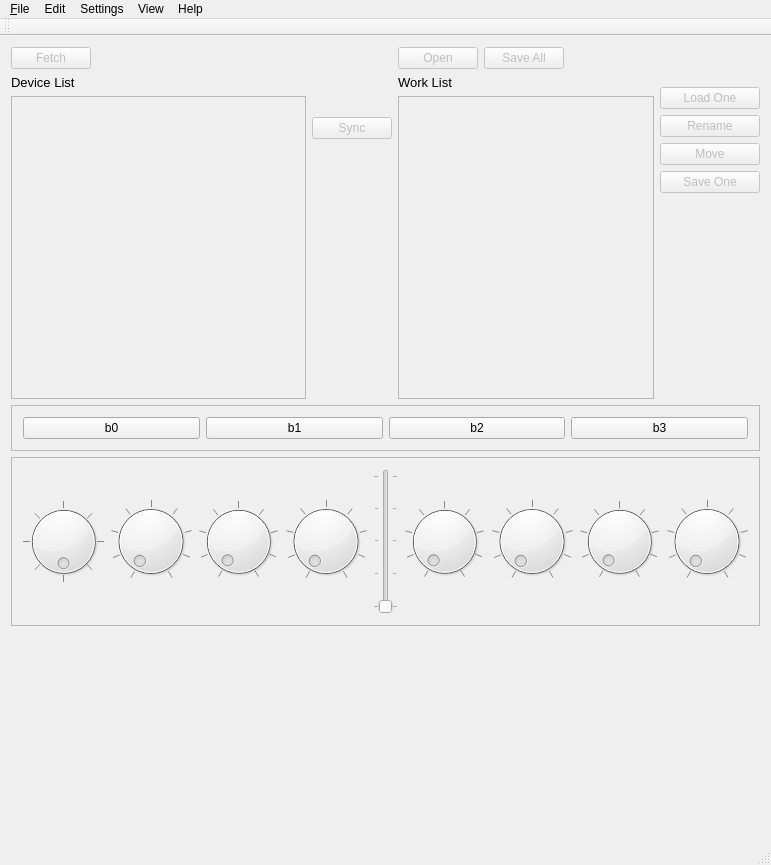
<?xml version="1.0" encoding="UTF-8"?>
<ui version="4.0">
 <class>DcPresetLibClass</class>
 <widget class="QMainWindow" name="DcPresetLibClass">
  <property name="geometry">
   <rect>
    <x>0</x>
    <y>0</y>
    <width>771</width>
    <height>865</height>
   </rect>
  </property>
  <property name="windowTitle">
   <string/>
  </property>
  <widget class="QWidget" name="centralWidget">
   <layout class="QVBoxLayout" name="verticalLayout_3">
    <item>
     <layout class="QHBoxLayout" name="horizontalLayout_4">
      <item>
       <layout class="QVBoxLayout" name="verticalLayout">
        <item>
         <layout class="QHBoxLayout" name="horizontalLayout">
          <item>
           <widget class="QPushButton" name="fetchButton">
            <property name="enabled">
             <bool>false</bool>
            </property>
            <property name="text">
             <string>Fetch</string>
            </property>
           </widget>
          </item>
          <item>
           <spacer name="horizontalSpacer">
            <property name="orientation">
             <enum>Qt::Horizontal</enum>
            </property>
            <property name="sizeType">
             <enum>QSizePolicy::Expanding</enum>
            </property>
            <property name="sizeHint" stdset="0">
             <size>
              <width>40</width>
              <height>20</height>
             </size>
            </property>
           </spacer>
          </item>
         </layout>
        </item>
        <item>
         <widget class="QLabel" name="label_2">
          <property name="font">
           <font>
            <pointsize>10</pointsize>
           </font>
          </property>
          <property name="text">
           <string>Device List</string>
          </property>
         </widget>
        </item>
        <item>
         <widget class="QListWidget" name="deviceList">
          <property name="enabled">
           <bool>false</bool>
          </property>
          <property name="sizePolicy">
           <sizepolicy hsizetype="Minimum" vsizetype="Expanding">
            <horstretch>0</horstretch>
            <verstretch>0</verstretch>
           </sizepolicy>
          </property>
          <property name="minimumSize">
           <size>
            <width>256</width>
            <height>0</height>
           </size>
          </property>
          <property name="focusPolicy">
           <enum>Qt::NoFocus</enum>
          </property>
          <property name="editTriggers">
           <set>QAbstractItemView::NoEditTriggers</set>
          </property>
          <property name="showDropIndicator" stdset="0">
           <bool>false</bool>
          </property>
          <property name="selectionMode">
           <enum>QAbstractItemView::NoSelection</enum>
          </property>
          <property name="textElideMode">
           <enum>Qt::ElideNone</enum>
          </property>
          <property name="selectionRectVisible">
           <bool>false</bool>
          </property>
         </widget>
        </item>
       </layout>
      </item>
      <item>
       <layout class="QVBoxLayout" name="syncVerticalLayout">
        <item>
         <spacer name="verticalSpacer_5">
          <property name="orientation">
           <enum>Qt::Vertical</enum>
          </property>
          <property name="sizeType">
           <enum>QSizePolicy::Fixed</enum>
          </property>
          <property name="sizeHint" stdset="0">
           <size>
            <width>20</width>
            <height>70</height>
           </size>
          </property>
         </spacer>
        </item>
        <item>
         <layout class="QVBoxLayout" name="verticalLayout_5">
          <item>
           <widget class="QPushButton" name="syncButton">
            <property name="enabled">
             <bool>false</bool>
            </property>
            <property name="sizePolicy">
             <sizepolicy hsizetype="Maximum" vsizetype="Fixed">
              <horstretch>0</horstretch>
              <verstretch>0</verstretch>
             </sizepolicy>
            </property>
            <property name="text">
             <string>Sync</string>
            </property>
            <property name="icon">
             <iconset resource="dcpl.qrc">
              <normaloff>:/images/res/sync_arrow.png</normaloff>:/images/res/sync_arrow.png</iconset>
            </property>
           </widget>
          </item>
          <item>
           <spacer name="verticalSpacer">
            <property name="orientation">
             <enum>Qt::Vertical</enum>
            </property>
            <property name="sizeHint" stdset="0">
             <size>
              <width>20</width>
              <height>40</height>
             </size>
            </property>
           </spacer>
          </item>
         </layout>
        </item>
        <item>
         <spacer name="verticalSpacer_2">
          <property name="orientation">
           <enum>Qt::Vertical</enum>
          </property>
          <property name="sizeType">
           <enum>QSizePolicy::Preferred</enum>
          </property>
          <property name="sizeHint" stdset="0">
           <size>
            <width>20</width>
            <height>40</height>
           </size>
          </property>
         </spacer>
        </item>
       </layout>
      </item>
      <item>
       <layout class="QHBoxLayout" name="horizontalLayout_3">
        <item>
         <layout class="QVBoxLayout" name="workListVerticalLayout">
          <item>
           <layout class="QHBoxLayout" name="horizontalLayout_2">
            <item>
             <widget class="QPushButton" name="openButton">
              <property name="enabled">
               <bool>false</bool>
              </property>
              <property name="text">
               <string>Open</string>
              </property>
             </widget>
            </item>
            <item>
             <widget class="QPushButton" name="saveButton">
              <property name="enabled">
               <bool>false</bool>
              </property>
              <property name="text">
               <string>Save All</string>
              </property>
             </widget>
            </item>
            <item>
             <spacer name="horizontalSpacer_2">
              <property name="orientation">
               <enum>Qt::Horizontal</enum>
              </property>
              <property name="sizeHint" stdset="0">
               <size>
                <width>40</width>
                <height>20</height>
               </size>
              </property>
             </spacer>
            </item>
           </layout>
          </item>
          <item>
           <widget class="QLabel" name="label_3">
            <property name="font">
             <font>
              <pointsize>10</pointsize>
             </font>
            </property>
            <property name="text">
             <string>Work List</string>
            </property>
           </widget>
          </item>
          <item>
           <widget class="DcListWidget" name="workList">
            <property name="enabled">
             <bool>false</bool>
            </property>
            <property name="sizePolicy">
             <sizepolicy hsizetype="Minimum" vsizetype="Expanding">
              <horstretch>0</horstretch>
              <verstretch>0</verstretch>
             </sizepolicy>
            </property>
            <property name="minimumSize">
             <size>
              <width>256</width>
              <height>0</height>
             </size>
            </property>
            <property name="editTriggers">
             <set>QAbstractItemView::CurrentChanged|QAbstractItemView::DoubleClicked|QAbstractItemView::EditKeyPressed</set>
            </property>
            <property name="selectionMode">
             <enum>QAbstractItemView::SingleSelection</enum>
            </property>
           </widget>
          </item>
         </layout>
        </item>
        <item>
         <layout class="QVBoxLayout" name="verticalLayout_2">
          <item>
           <spacer name="verticalSpacer_4">
            <property name="orientation">
             <enum>Qt::Vertical</enum>
            </property>
            <property name="sizeType">
             <enum>QSizePolicy::Fixed</enum>
            </property>
            <property name="sizeHint" stdset="0">
             <size>
              <width>20</width>
              <height>40</height>
             </size>
            </property>
           </spacer>
          </item>
          <item>
           <layout class="QVBoxLayout" name="verticalLayout_6">
            <item>
             <widget class="QPushButton" name="loadOneButton">
              <property name="enabled">
               <bool>false</bool>
              </property>
              <property name="text">
               <string>Load One</string>
              </property>
             </widget>
            </item>
            <item>
             <widget class="QPushButton" name="renameButton">
              <property name="enabled">
               <bool>false</bool>
              </property>
              <property name="text">
               <string>Rename</string>
              </property>
             </widget>
            </item>
            <item>
             <widget class="QPushButton" name="moveButton">
              <property name="enabled">
               <bool>false</bool>
              </property>
              <property name="text">
               <string>Move</string>
              </property>
             </widget>
            </item>
            <item>
             <widget class="QPushButton" name="saveOneButton">
              <property name="enabled">
               <bool>false</bool>
              </property>
              <property name="text">
               <string>Save One</string>
              </property>
             </widget>
            </item>
            <item>
             <spacer name="verticalSpacer_6">
              <property name="orientation">
               <enum>Qt::Vertical</enum>
              </property>
              <property name="sizeHint" stdset="0">
               <size>
                <width>20</width>
                <height>40</height>
               </size>
              </property>
             </spacer>
            </item>
           </layout>
          </item>
          <item>
           <spacer name="verticalSpacer_3">
            <property name="orientation">
             <enum>Qt::Vertical</enum>
            </property>
            <property name="sizeType">
             <enum>QSizePolicy::Minimum</enum>
            </property>
            <property name="sizeHint" stdset="0">
             <size>
              <width>20</width>
              <height>40</height>
             </size>
            </property>
           </spacer>
          </item>
          <item>
           <widget class="DcImgLabel" name="devImgLabel">
            <property name="enabled">
             <bool>true</bool>
            </property>
            <property name="sizePolicy">
             <sizepolicy hsizetype="Fixed" vsizetype="Fixed">
              <horstretch>0</horstretch>
              <verstretch>0</verstretch>
             </sizepolicy>
            </property>
            <property name="minimumSize">
             <size>
              <width>100</width>
              <height>100</height>
             </size>
            </property>
            <property name="frameShape">
             <enum>QFrame::NoFrame</enum>
            </property>
            <property name="frameShadow">
             <enum>QFrame::Plain</enum>
            </property>
            <property name="text">
             <string/>
            </property>
            <property name="textFormat">
             <enum>Qt::RichText</enum>
            </property>
            <property name="pixmap">
             <pixmap resource="dcpl.qrc">:/images/res/devunknown_100.png</pixmap>
            </property>
            <property name="scaledContents">
             <bool>false</bool>
            </property>
            <property name="alignment">
             <set>Qt::AlignCenter</set>
            </property>
           </widget>
          </item>
          <item>
           <widget class="QLabel" name="devInfoLabel">
            <property name="text">
             <string/>
            </property>
            <property name="alignment">
             <set>Qt::AlignCenter</set>
            </property>
           </widget>
          </item>
         </layout>
        </item>
       </layout>
      </item>
     </layout>
    </item>
    <item>
     <widget class="QFrame" name="buttonFrame">
      <property name="enabled">
       <bool>true</bool>
      </property>
      <property name="sizePolicy">
       <sizepolicy hsizetype="Preferred" vsizetype="Minimum">
        <horstretch>0</horstretch>
        <verstretch>0</verstretch>
       </sizepolicy>
      </property>
      <property name="frameShape">
       <enum>QFrame::StyledPanel</enum>
      </property>
      <property name="frameShadow">
       <enum>QFrame::Raised</enum>
      </property>
      <layout class="QHBoxLayout" name="horizontalLayout_5">
       <item>
        <widget class="QPushButton" name="pushButton">
         <property name="text">
          <string>b0</string>
         </property>
        </widget>
       </item>
       <item>
        <widget class="QPushButton" name="pushButton_2">
         <property name="text">
          <string>b1</string>
         </property>
        </widget>
       </item>
       <item>
        <widget class="QPushButton" name="pushButton_3">
         <property name="text">
          <string>b2</string>
         </property>
        </widget>
       </item>
       <item>
        <widget class="QPushButton" name="pushButton_4">
         <property name="text">
          <string>b3</string>
         </property>
        </widget>
       </item>
      </layout>
     </widget>
    </item>
    <item>
     <widget class="QFrame" name="knobFrame">
      <property name="enabled">
       <bool>true</bool>
      </property>
      <property name="sizePolicy">
       <sizepolicy hsizetype="Preferred" vsizetype="Minimum">
        <horstretch>0</horstretch>
        <verstretch>0</verstretch>
       </sizepolicy>
      </property>
      <property name="frameShape">
       <enum>QFrame::StyledPanel</enum>
      </property>
      <property name="frameShadow">
       <enum>QFrame::Raised</enum>
      </property>
      <layout class="QHBoxLayout" name="horizontalLayout_6">
       <item>
        <widget class="QDial" name="dial0">
         <property name="maximum">
          <number>127</number>
         </property>
         <property name="pageStep">
          <number>8</number>
         </property>
         <property name="invertedAppearance">
          <bool>false</bool>
         </property>
         <property name="invertedControls">
          <bool>false</bool>
         </property>
         <property name="wrapping">
          <bool>true</bool>
         </property>
         <property name="notchTarget">
          <double>16.000000000000000</double>
         </property>
         <property name="notchesVisible">
          <bool>true</bool>
         </property>
        </widget>
       </item>
       <item>
        <widget class="QDial" name="dial1">
         <property name="maximum">
          <number>127</number>
         </property>
         <property name="pageStep">
          <number>8</number>
         </property>
         <property name="invertedAppearance">
          <bool>false</bool>
         </property>
         <property name="invertedControls">
          <bool>false</bool>
         </property>
         <property name="notchTarget">
          <double>16.000000000000000</double>
         </property>
         <property name="notchesVisible">
          <bool>true</bool>
         </property>
        </widget>
       </item>
       <item>
        <widget class="QDial" name="dial2">
         <property name="maximum">
          <number>127</number>
         </property>
         <property name="pageStep">
          <number>8</number>
         </property>
         <property name="invertedAppearance">
          <bool>false</bool>
         </property>
         <property name="invertedControls">
          <bool>false</bool>
         </property>
         <property name="notchTarget">
          <double>16.000000000000000</double>
         </property>
         <property name="notchesVisible">
          <bool>true</bool>
         </property>
        </widget>
       </item>
       <item>
        <widget class="QDial" name="dial4">
         <property name="maximum">
          <number>127</number>
         </property>
         <property name="pageStep">
          <number>8</number>
         </property>
         <property name="invertedAppearance">
          <bool>false</bool>
         </property>
         <property name="invertedControls">
          <bool>false</bool>
         </property>
         <property name="notchTarget">
          <double>16.000000000000000</double>
         </property>
         <property name="notchesVisible">
          <bool>true</bool>
         </property>
        </widget>
       </item>
       <item>
        <widget class="QSlider" name="vs0">
         <property name="maximum">
          <number>127</number>
         </property>
         <property name="orientation">
          <enum>Qt::Vertical</enum>
         </property>
         <property name="tickPosition">
          <enum>QSlider::TicksBothSides</enum>
         </property>
         <property name="tickInterval">
          <number>32</number>
         </property>
        </widget>
       </item>
       <item>
        <widget class="QDial" name="dial5">
         <property name="maximum">
          <number>127</number>
         </property>
         <property name="pageStep">
          <number>8</number>
         </property>
         <property name="invertedAppearance">
          <bool>false</bool>
         </property>
         <property name="invertedControls">
          <bool>false</bool>
         </property>
         <property name="notchTarget">
          <double>16.000000000000000</double>
         </property>
         <property name="notchesVisible">
          <bool>true</bool>
         </property>
        </widget>
       </item>
       <item>
        <widget class="QDial" name="dial6">
         <property name="maximum">
          <number>127</number>
         </property>
         <property name="pageStep">
          <number>8</number>
         </property>
         <property name="invertedAppearance">
          <bool>false</bool>
         </property>
         <property name="invertedControls">
          <bool>false</bool>
         </property>
         <property name="notchTarget">
          <double>16.000000000000000</double>
         </property>
         <property name="notchesVisible">
          <bool>true</bool>
         </property>
        </widget>
       </item>
       <item>
        <widget class="QDial" name="dial7">
         <property name="maximum">
          <number>127</number>
         </property>
         <property name="pageStep">
          <number>8</number>
         </property>
         <property name="invertedAppearance">
          <bool>false</bool>
         </property>
         <property name="invertedControls">
          <bool>false</bool>
         </property>
         <property name="notchTarget">
          <double>16.000000000000000</double>
         </property>
         <property name="notchesVisible">
          <bool>true</bool>
         </property>
        </widget>
       </item>
       <item>
        <widget class="QDial" name="dial8">
         <property name="maximum">
          <number>127</number>
         </property>
         <property name="pageStep">
          <number>8</number>
         </property>
         <property name="invertedAppearance">
          <bool>false</bool>
         </property>
         <property name="invertedControls">
          <bool>false</bool>
         </property>
         <property name="notchTarget">
          <double>16.000000000000000</double>
         </property>
         <property name="notchesVisible">
          <bool>true</bool>
         </property>
        </widget>
       </item>
      </layout>
     </widget>
    </item>
    <item>
     <widget class="DcConsoleForm" name="console" native="true">
      <property name="sizePolicy">
       <sizepolicy hsizetype="Preferred" vsizetype="Expanding">
        <horstretch>0</horstretch>
        <verstretch>0</verstretch>
       </sizepolicy>
      </property>
      <property name="minimumSize">
       <size>
        <width>0</width>
        <height>200</height>
       </size>
      </property>
     </widget>
    </item>
   </layout>
  </widget>
  <widget class="QMenuBar" name="menuBar">
   <property name="geometry">
    <rect>
     <x>0</x>
     <y>0</y>
     <width>771</width>
     <height>21</height>
    </rect>
   </property>
   <widget class="QMenu" name="menu_File">
    <property name="title">
     <string>&amp;File</string>
    </property>
    <addaction name="actionOpen"/>
    <addaction name="actionSave"/>
    <addaction name="separator"/>
    <addaction name="actionLoad_One"/>
    <addaction name="actionSave_One"/>
    <addaction name="separator"/>
    <addaction name="actionExit"/>
   </widget>
   <widget class="QMenu" name="menuSettings">
    <property name="title">
     <string>Settings</string>
    </property>
    <addaction name="actionMIDI_Ports"/>
   </widget>
   <widget class="QMenu" name="menuEdit">
    <property name="title">
     <string>Edit</string>
    </property>
    <addaction name="actionRename"/>
    <addaction name="actionMove"/>
   </widget>
   <widget class="QMenu" name="menuHelp">
    <property name="title">
     <string>Help</string>
    </property>
    <addaction name="separator"/>
    <addaction name="actionAbout"/>
   </widget>
   <widget class="QMenu" name="menuView">
    <property name="title">
     <string>View</string>
    </property>
    <addaction name="actionShow_Console"/>
    <addaction name="actionShow_Update_Pandel"/>
   </widget>
   <addaction name="menu_File"/>
   <addaction name="menuEdit"/>
   <addaction name="menuSettings"/>
   <addaction name="menuView"/>
   <addaction name="menuHelp"/>
  </widget>
  <widget class="QToolBar" name="mainToolBar">
   <property name="enabled">
    <bool>true</bool>
   </property>
   <attribute name="toolBarArea">
    <enum>TopToolBarArea</enum>
   </attribute>
   <attribute name="toolBarBreak">
    <bool>false</bool>
   </attribute>
  </widget>
  <widget class="QStatusBar" name="statusBar"/>
  <action name="actionExit">
   <property name="text">
    <string>Exit</string>
   </property>
   <property name="shortcut">
    <string>Alt+X</string>
   </property>
  </action>
  <action name="actionMIDI_Ports">
   <property name="text">
    <string>MIDI Setup</string>
   </property>
   <property name="toolTip">
    <string>Open MIDI Settings Dialog</string>
   </property>
  </action>
  <action name="actionSync">
   <property name="text">
    <string>Sync</string>
   </property>
  </action>
  <action name="actionFetch">
   <property name="text">
    <string>Fetch</string>
   </property>
  </action>
  <action name="actionOpen">
   <property name="text">
    <string>Open</string>
   </property>
  </action>
  <action name="actionSave">
   <property name="text">
    <string>Save</string>
   </property>
  </action>
  <action name="actionLoad_One">
   <property name="text">
    <string>Open One</string>
   </property>
  </action>
  <action name="actionSave_One">
   <property name="text">
    <string>Save One</string>
   </property>
  </action>
  <action name="actionRename">
   <property name="text">
    <string>Rename Preset</string>
   </property>
  </action>
  <action name="actionMove">
   <property name="text">
    <string>Move Preset</string>
   </property>
  </action>
  <action name="actionAbout">
   <property name="text">
    <string>About</string>
   </property>
  </action>
  <action name="actionQt">
   <property name="text">
    <string>Qt</string>
   </property>
  </action>
  <action name="actionShow_Console">
   <property name="checkable">
    <bool>true</bool>
   </property>
   <property name="text">
    <string>Console</string>
   </property>
   <property name="shortcut">
    <string>Ctrl+S</string>
   </property>
  </action>
  <action name="actionShow_Update_Pandel">
   <property name="text">
    <string>Software Update</string>
   </property>
  </action>
 </widget>
 <layoutdefault spacing="6" margin="11"/>
 <customwidgets>
  <customwidget>
   <class>DcConsoleForm</class>
   <extends>QWidget</extends>
   <header>DcConsoleForm.h</header>
   <container>1</container>
  </customwidget>
  <customwidget>
   <class>DcListWidget</class>
   <extends>QListWidget</extends>
   <header>DcListWidget.h</header>
  </customwidget>
  <customwidget>
   <class>DcImgLabel</class>
   <extends>QLabel</extends>
   <header>DcImgLabel.h</header>
  </customwidget>
 </customwidgets>
 <tabstops>
  <tabstop>fetchButton</tabstop>
  <tabstop>openButton</tabstop>
  <tabstop>saveButton</tabstop>
  <tabstop>loadOneButton</tabstop>
  <tabstop>renameButton</tabstop>
  <tabstop>moveButton</tabstop>
  <tabstop>saveOneButton</tabstop>
  <tabstop>workList</tabstop>
  <tabstop>syncButton</tabstop>
  <tabstop>deviceList</tabstop>
 </tabstops>
 <resources>
  <include location="dcpl.qrc"/>
 </resources>
 <connections>
  <connection>
   <sender>actionExit</sender>
   <signal>triggered()</signal>
   <receiver>DcPresetLibClass</receiver>
   <slot>close()</slot>
   <hints>
    <hint type="sourcelabel">
     <x>-1</x>
     <y>-1</y>
    </hint>
    <hint type="destinationlabel">
     <x>245</x>
     <y>250</y>
    </hint>
   </hints>
  </connection>
  <connection>
   <sender>syncButton</sender>
   <signal>clicked()</signal>
   <receiver>actionSync</receiver>
   <slot>trigger()</slot>
   <hints>
    <hint type="sourcelabel">
     <x>350</x>
     <y>144</y>
    </hint>
    <hint type="destinationlabel">
     <x>-1</x>
     <y>-1</y>
    </hint>
   </hints>
  </connection>
  <connection>
   <sender>saveOneButton</sender>
   <signal>clicked()</signal>
   <receiver>actionSave_One</receiver>
   <slot>trigger()</slot>
   <hints>
    <hint type="sourcelabel">
     <x>631</x>
     <y>190</y>
    </hint>
    <hint type="destinationlabel">
     <x>-1</x>
     <y>-1</y>
    </hint>
   </hints>
  </connection>
  <connection>
   <sender>fetchButton</sender>
   <signal>clicked()</signal>
   <receiver>actionFetch</receiver>
   <slot>trigger()</slot>
   <hints>
    <hint type="sourcelabel">
     <x>49</x>
     <y>67</y>
    </hint>
    <hint type="destinationlabel">
     <x>-1</x>
     <y>-1</y>
    </hint>
   </hints>
  </connection>
  <connection>
   <sender>moveButton</sender>
   <signal>clicked()</signal>
   <receiver>actionMove</receiver>
   <slot>trigger()</slot>
   <hints>
    <hint type="sourcelabel">
     <x>631</x>
     <y>161</y>
    </hint>
    <hint type="destinationlabel">
     <x>-1</x>
     <y>-1</y>
    </hint>
   </hints>
  </connection>
  <connection>
   <sender>saveButton</sender>
   <signal>clicked()</signal>
   <receiver>actionSave</receiver>
   <slot>trigger()</slot>
   <hints>
    <hint type="sourcelabel">
     <x>482</x>
     <y>57</y>
    </hint>
    <hint type="destinationlabel">
     <x>-1</x>
     <y>-1</y>
    </hint>
   </hints>
  </connection>
  <connection>
   <sender>openButton</sender>
   <signal>clicked()</signal>
   <receiver>actionOpen</receiver>
   <slot>trigger()</slot>
   <hints>
    <hint type="sourcelabel">
     <x>401</x>
     <y>57</y>
    </hint>
    <hint type="destinationlabel">
     <x>-1</x>
     <y>-1</y>
    </hint>
   </hints>
  </connection>
  <connection>
   <sender>loadOneButton</sender>
   <signal>clicked()</signal>
   <receiver>actionLoad_One</receiver>
   <slot>trigger()</slot>
   <hints>
    <hint type="sourcelabel">
     <x>665</x>
     <y>103</y>
    </hint>
    <hint type="destinationlabel">
     <x>-1</x>
     <y>-1</y>
    </hint>
   </hints>
  </connection>
  <connection>
   <sender>renameButton</sender>
   <signal>clicked()</signal>
   <receiver>actionRename</receiver>
   <slot>trigger()</slot>
   <hints>
    <hint type="sourcelabel">
     <x>665</x>
     <y>132</y>
    </hint>
    <hint type="destinationlabel">
     <x>-1</x>
     <y>-1</y>
    </hint>
   </hints>
  </connection>
 </connections>
</ui>
